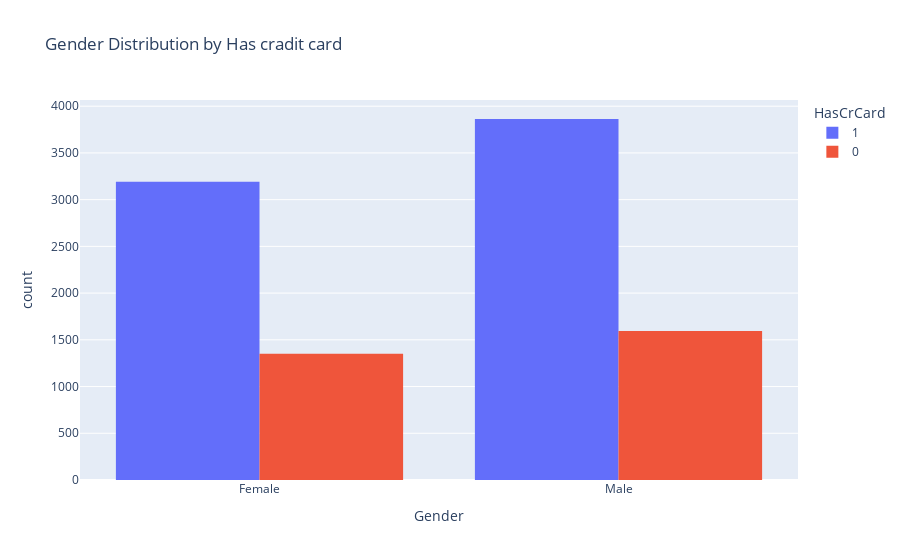

The notebook cell this image was saved under:
### Code cell
# Gender Distribution by Has credit card or not
px.histogram(data_frame=df , x = 'Gender' , color='HasCrCard' , barmode='group' , title= 'Gender Distribution by Has cradit card')

### Figure 1 — Plotly figure (JSON) as saved in the notebook; plotly's stock layout.template omitted (floating-point values rounded to 4 significant figures; data arrays with more than 128 entries replaced by an {"elided": "..."} marker saying what was removed)
{"data": [{"alignmentgroup": "True", "bingroup": "x", "hovertemplate": "HasCrCard=1<br>Gender=%{x}<br>count=%{y}<extra></extra>", "legendgroup": "1", "marker": {"color": "#636efa", "pattern": {"shape": ""}}, "name": "1", "offsetgroup": "1", "orientation": "v", "showlegend": true, "type": "histogram", "x": {"elided": "7055 str values"}, "xaxis": "x", "yaxis": "y"}, {"alignmentgroup": "True", "bingroup": "x", "hovertemplate": "HasCrCard=0<br>Gender=%{x}<br>count=%{y}<extra></extra>", "legendgroup": "0", "marker": {"color": "#EF553B", "pattern": {"shape": ""}}, "name": "0", "offsetgroup": "0", "orientation": "v", "showlegend": true, "type": "histogram", "x": {"elided": "2945 str values"}, "xaxis": "x", "yaxis": "y"}], "layout": {"barmode": "group", "legend": {"title": {"text": "HasCrCard"}, "tracegroupgap": 0}, "title": {"text": "Gender Distribution by Has cradit card"}, "xaxis": {"anchor": "y", "domain": [0, 1], "title": {"text": "Gender"}}, "yaxis": {"anchor": "x", "domain": [0, 1], "title": {"text": "count"}}}}
